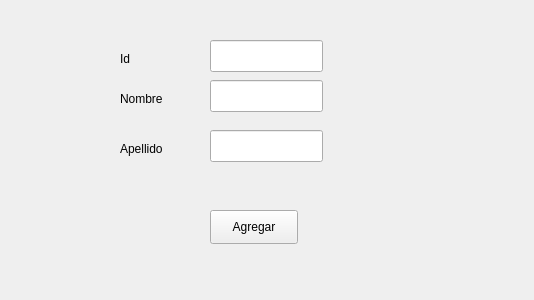
<?xml version="1.0" encoding="UTF-8"?>
<ui version="4.0">
 <class>Form</class>
 <widget class="QWidget" name="Form">
  <property name="geometry">
   <rect>
    <x>0</x>
    <y>0</y>
    <width>534</width>
    <height>300</height>
   </rect>
  </property>
  <property name="windowTitle">
   <string>Form</string>
  </property>
  <widget class="QPushButton" name="btnAgregar">
   <property name="geometry">
    <rect>
     <x>210</x>
     <y>210</y>
     <width>88</width>
     <height>34</height>
    </rect>
   </property>
   <property name="text">
    <string>Agregar</string>
   </property>
  </widget>
  <widget class="QLineEdit" name="txtNombre">
   <property name="geometry">
    <rect>
     <x>210</x>
     <y>80</y>
     <width>113</width>
     <height>32</height>
    </rect>
   </property>
  </widget>
  <widget class="QLineEdit" name="txtApellido">
   <property name="geometry">
    <rect>
     <x>210</x>
     <y>130</y>
     <width>113</width>
     <height>32</height>
    </rect>
   </property>
  </widget>
  <widget class="QLabel" name="label">
   <property name="geometry">
    <rect>
     <x>120</x>
     <y>90</y>
     <width>59</width>
     <height>18</height>
    </rect>
   </property>
   <property name="text">
    <string>Nombre</string>
   </property>
  </widget>
  <widget class="QLabel" name="label_2">
   <property name="geometry">
    <rect>
     <x>120</x>
     <y>140</y>
     <width>59</width>
     <height>18</height>
    </rect>
   </property>
   <property name="text">
    <string>Apellido</string>
   </property>
  </widget>
  <widget class="QLabel" name="label_3">
   <property name="geometry">
    <rect>
     <x>120</x>
     <y>50</y>
     <width>59</width>
     <height>18</height>
    </rect>
   </property>
   <property name="text">
    <string>Id</string>
   </property>
  </widget>
  <widget class="QLabel" name="mensaje">
   <property name="geometry">
    <rect>
     <x>220</x>
     <y>180</y>
     <width>59</width>
     <height>18</height>
    </rect>
   </property>
   <property name="text">
    <string/>
   </property>
  </widget>
  <widget class="QLineEdit" name="txtId">
   <property name="geometry">
    <rect>
     <x>210</x>
     <y>40</y>
     <width>113</width>
     <height>32</height>
    </rect>
   </property>
  </widget>
 </widget>
 <resources/>
 <connections/>
</ui>
